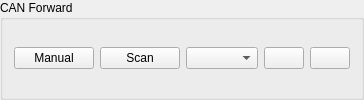
    <widget class="QGroupBox" name="groupBox">
     <property name="title">
      <string>CAN Forward</string>
     </property>
     <layout class="QHBoxLayout" name="horizontalLayout_2">
      <item>
       <widget class="QPushButton" name="canDefaultButton">
        <property name="sizePolicy">
         <sizepolicy hsizetype="Fixed" vsizetype="Fixed">
          <horstretch>0</horstretch>
          <verstretch>0</verstretch>
         </sizepolicy>
        </property>
        <property name="toolTip">
         <string>Populate box without scanning, in case there are problems with scanning or the firmware does not support it.</string>
        </property>
        <property name="text">
         <string>Manual</string>
        </property>
        <property name="icon">
         <iconset resource="../res.qrc">
          <normaloff>:/res/icons/Bug-96.png</normaloff>:/res/icons/Bug-96.png</iconset>
        </property>
       </widget>
      </item>
      <item>
       <widget class="QPushButton" name="canRefreshButton">
        <property name="sizePolicy">
         <sizepolicy hsizetype="Fixed" vsizetype="Fixed">
          <horstretch>0</horstretch>
          <verstretch>0</verstretch>
         </sizepolicy>
        </property>
        <property name="toolTip">
         <string>Scan for CAN devices</string>
        </property>
        <property name="text">
         <string>Scan</string>
        </property>
        <property name="icon">
         <iconset resource="../res.qrc">
          <normaloff>:/res/icons/Refresh-96.png</normaloff>:/res/icons/Refresh-96.png</iconset>
        </property>
       </widget>
      </item>
      <item>
       <widget class="QComboBox" name="canFwdBox"/>
      </item>
      <item>
       <widget class="QPushButton" name="helpButton">
        <property name="sizePolicy">
         <sizepolicy hsizetype="Fixed" vsizetype="Fixed">
          <horstretch>0</horstretch>
          <verstretch>0</verstretch>
         </sizepolicy>
        </property>
        <property name="toolTip">
         <string>Show help</string>
        </property>
        <property name="text">
         <string/>
        </property>
        <property name="icon">
         <iconset resource="../res.qrc">
          <normaloff>:/res/icons/Help-96.png</normaloff>:/res/icons/Help-96.png</iconset>
        </property>
       </widget>
      </item>
      <item>
       <widget class="QPushButton" name="canFwdButton">
        <property name="sizePolicy">
         <sizepolicy hsizetype="Fixed" vsizetype="Fixed">
          <horstretch>0</horstretch>
          <verstretch>0</verstretch>
         </sizepolicy>
        </property>
        <property name="toolTip">
         <string>Forward communication over CAN-bus</string>
        </property>
        <property name="text">
         <string/>
        </property>
        <property name="icon">
         <iconset resource="../res.qrc">
          <normaloff>:/res/icons/can_off.png</normaloff>
          <normalon>:/res/icons/can_on.png</normalon>:/res/icons/can_off.png</iconset>
        </property>
        <property name="checkable">
         <bool>true</bool>
        </property>
       </widget>
      </item>
     </layout>
    </widget>
